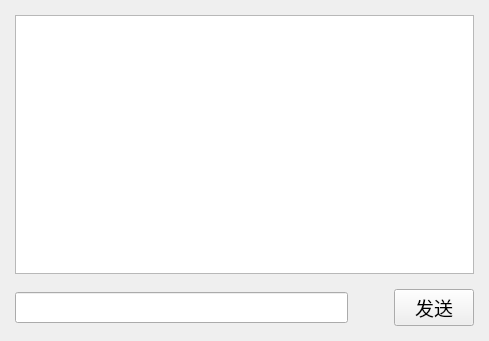
<?xml version="1.0" encoding="UTF-8"?>
<ui version="4.0">
 <class>Chat</class>
 <widget class="QWidget" name="Chat">
  <property name="geometry">
   <rect>
    <x>0</x>
    <y>0</y>
    <width>489</width>
    <height>341</height>
   </rect>
  </property>
  <property name="windowTitle">
   <string>聊天</string>
  </property>
  <property name="windowIcon">
   <iconset>
    <normaloff>../../../../Pointer/Lesson/Qt/chat.png</normaloff>../../../../Pointer/Lesson/Qt/chat.png</iconset>
  </property>
  <layout class="QVBoxLayout" name="verticalLayout">
   <property name="spacing">
    <number>15</number>
   </property>
   <property name="leftMargin">
    <number>15</number>
   </property>
   <property name="topMargin">
    <number>15</number>
   </property>
   <property name="rightMargin">
    <number>15</number>
   </property>
   <property name="bottomMargin">
    <number>15</number>
   </property>
   <item>
    <widget class="QTextEdit" name="show_TE">
     <property name="font">
      <font>
       <family>Agency FB</family>
       <pointsize>12</pointsize>
      </font>
     </property>
     <property name="readOnly">
      <bool>true</bool>
     </property>
    </widget>
   </item>
   <item>
    <layout class="QHBoxLayout" name="horizontalLayout">
     <property name="spacing">
      <number>46</number>
     </property>
     <item>
      <widget class="QLineEdit" name="input_LE">
       <property name="font">
        <font>
         <family>Agency FB</family>
         <pointsize>12</pointsize>
        </font>
       </property>
      </widget>
     </item>
     <item>
      <widget class="QPushButton" name="send_PB">
       <property name="font">
        <font>
         <family>Agency FB</family>
         <pointsize>14</pointsize>
        </font>
       </property>
       <property name="text">
        <string>发送</string>
       </property>
      </widget>
     </item>
    </layout>
   </item>
  </layout>
 </widget>
 <resources/>
 <connections/>
</ui>
